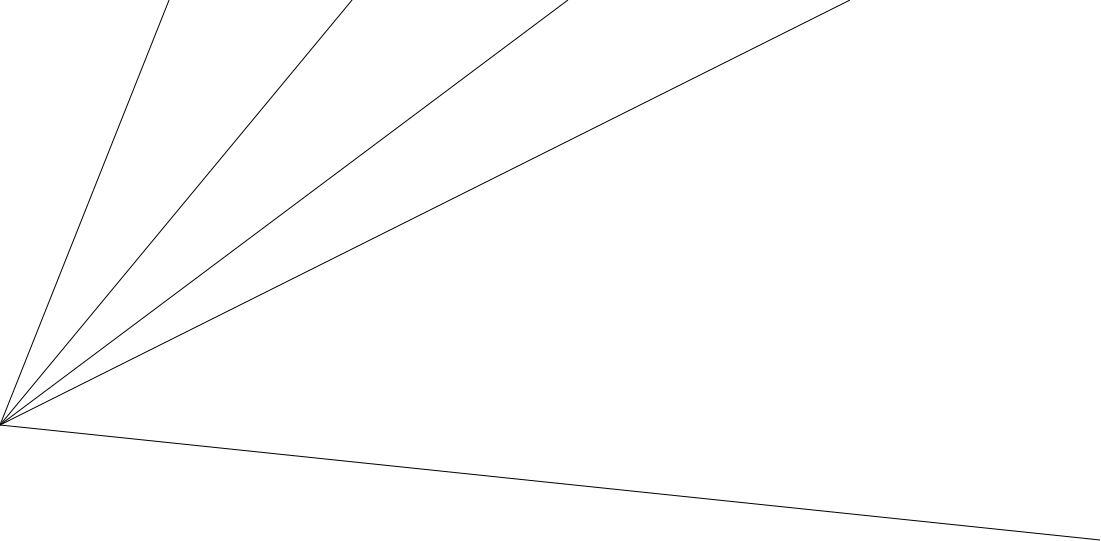

Generate this figure with Python:
#!/usr/bin/env python

import math
import svgwrite
from svgwrite.mixins import Presentation

class Airplane(object):
    def __init__(self, height=8.5, width=11.0, scale=100):
        self.height = height * scale
        self.width = width * scale

    def get_origin(self):
        return (0, self.height / 2.0)

    def get_coord(self, step):
        angle = 90 - (11.25 * (step + 1))
        x = math.cos(math.radians(angle))
        y = math.sin(math.radians(angle))
        if angle < 45 and angle > -45:
            print "X is constant"
            _y = self.height - self.width * (y / x) + (self.height / 2.0)
            coord = (self.width, _y)
        else:
            print "Y is constant"
            _x = self.height * (x / y)
            if (_x < 0):
                coord = (_x, self.height)
            else:
                coord = (_x, 0)
        print angle, (x, y), coord
        return coord

    def generate(self, svgfn="airplane.svg", profile="tiny"):
        dwg = svgwrite.Drawing(svgfn, profile=profile)
        origin = self.get_origin()
        print self.width, self.height
        print origin
        end = (self.width, origin[1])
        for x in range(5):
            point = self.get_coord(x)
            ln = dwg.line(origin, point, stroke="black")
            dwg.add(ln)
        dwg.save()

if __name__ == "__main__":
    star = Airplane()
    star.generate()

